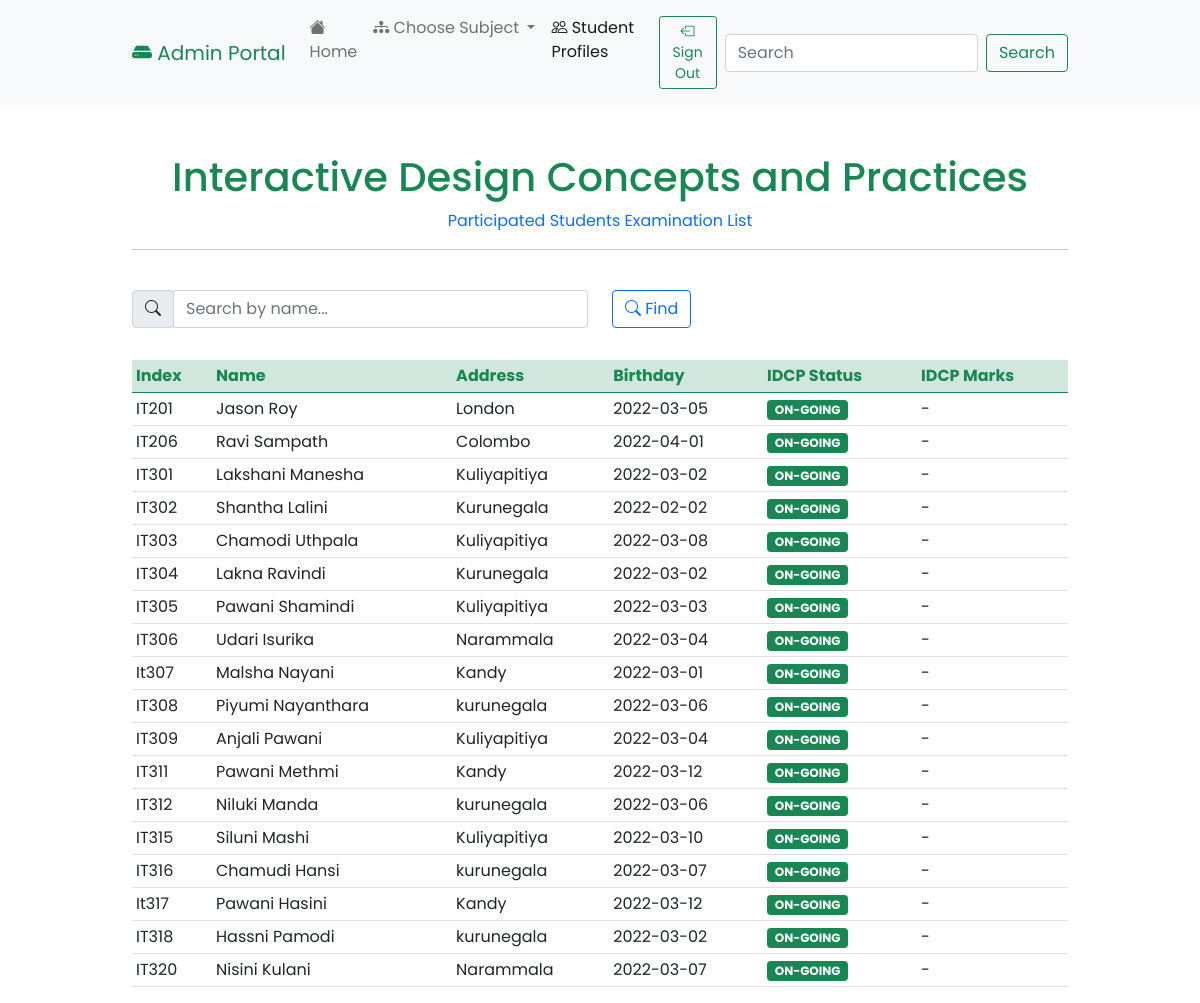
Page /list_idcp_on.php (signed in) on the committed database.
### tables this page shows
CREATE TABLE `students` (
  `index` varchar(255) NOT NULL,
  `name` varchar(255) NOT NULL,
  `address` varchar(255) NOT NULL,
  `birthday` varchar(255) NOT NULL,
  `oop` varchar(255) NOT NULL,
  `oopmarks` varchar(255) NOT NULL,
  `wad` varchar(255) NOT NULL,
  `wadmarks` varchar(255) NOT NULL,
  `idcp` varchar(255) NOT NULL,
  `idcpmarks` varchar(255) NOT NULL
);

### list_idcp_on.php (the view, shortened to what this page needs)
<!doctype html>
<html lang="en">
<head>
    <link href="https://cdn.jsdelivr.net/npm/bootstrap@5.0.2/dist/css/bootstrap.min.css" rel="stylesheet">
    <link rel="stylesheet" href="https://cdn.jsdelivr.net/npm/bootstrap-icons@1.8.1/font/bootstrap-icons.css">
    <link rel="stylesheet" href="styles/main.css">
</head>
<body>
    <nav class="navbar navbar-expand-lg navbar-light bg-light">
        <div class="container-fluid">
            <a class="navbar-brand text-success" href="admin_portal_home.php"><i class="bi bi-hdd-fill"></i> Admin Portal</a>
            <div class="collapse navbar-collapse" id="navbarSupportedContent">
                <ul class="navbar-nav me-auto mb-2 mb-lg-0">
                    <li class="nav-item">
                        <a class="nav-link" aria-current="page" href="admin_portal_home.php"><i class="bi bi-house-fill"></i> Home</a>
                    </li>
                    <li class="nav-item dropdown">
                        <a class="nav-link dropdown-toggle" href="#" id="navbarDropdown" role="button" data-bs-toggle="dropdown" aria-expanded="false">
                            <i class="bi bi-diagram-3-fill"></i> Choose Subject
                        </a>
                    </li>
                    <li class="nav-item">
                        <a class="nav-link active" href="student_db.php"><i class="bi bi-people"></i> Student Profiles</a>
                    </li>
                    <li class="nav-item">
                        <a class="nav-link" aria-current="page" href="database/sign_out_admin.php"><button type="button" class="btn btn-outline-success btn-sm"><i class="bi bi-box-arrow-left"></i> Sign Out</button></a>
                    </li>
                </ul>
                <form class="d-flex">
                    <input class="form-control me-2" type="search" placeholder="Search" aria-label="Search" onkeyup="myFunction1()" id="myInput1">
                    <button class="btn btn-outline-success" type="submit">Search</button>
                </form>
            </div>
        </div>
    </nav>
    <br>
    <br>
    <center>
        <h1 class="log-head text-success">Interactive Design Concepts and Practices</h1>
        <h9 class="sub-head text-primary">Participated Students Examination List</h9>
        <br>
        <div class="container-fluid">
            <hr>
        </div>
    </center>
    <br>
    <div class="container-fluid">
        <div class="search">
            <form>
                <div class="row">
                    <div class="col">
                        <div class="input-group">
                            <div class="input-group-prepend">
                                <div class="input-group-text"><i class="bi bi-search"></i></div>
                            </div>
                            <input type="text" class="form-control" onkeyup="myFunction()" id="myInput" placeholder="Search by name...">
                        </div>
                    </div>
                    <div class="col">
                        <button type="button" class="btn btn-outline-primary mb-2"><i class="bi bi-search"></i> Find</button>
                    </div>
                </div>
            </form>
            <br>
        </div>
        <table class="table table-hover table-sm" id="myTable">
            <thead class="table-success">
                <tr>
                    <th class="tblhead" scope="col">Index</th>
                    <th class="tblhead" scope="col">Name</th>
                    <th class="tblhead" scope="col">Address</th>
                    <th class="tblhead" scope="col">Birthday</th>
                    <th class="tblhead" scope="col">IDCP Status</th>
                    <th class="tblhead" scope="col">IDCP Marks</th>
                </tr>
            </thead>
            <tbody>
            <?php
                include 'database/db_connect.php';
                $sql = "SELECT `index`, `name`, `address`, `birthday`, `oop`, `oopmarks`, `wad`, `wadmarks`, `idcp`, `idcpmarks` from `students` where `idcp` = 'On-Going'";
                $result = $conn->query($sql);
                if ($result->num_rows > 0) {
                    if (!$conn) {
                        die('Database is not connected!');
                    } else {
                        while ($row = $result->fetch_assoc()) {
                            $idcp = $row["idcp"];
                            if ($idcp == "Participated") {
                                $idcpvar = "bg-danger";
                            } else if ($idcp== "On-Going") {
                                $idcpvar = "bg-success";
                            }
                            echo
                            "<tr><td>" . $row["index"] .
                            "</td><td>" . $row["name"] .
                            "</td><td>" . $row["address"] .
                            "</td><td>" . $row["birthday"] .
                            "</td><td><span class='badge $idcpvar text-uppercase'>" . $row["idcp"] .
                            "</span></td><td>" . $row["idcpmarks"] .
                            "</td></tr>";
                        }
                    }
                    echo "</tbody>";
                    echo "</table>";
                } else {
                    echo "No records in database";
                }
            ?>
    </div>
</body>
</html>

### styles/main.css (style rules this page uses)
* { font-family: 'Poppins', sans-serif; }
.container-fluid { max-width: 80%; }
.navbar-brand { color: #198754; }
.active { color: #0d6efd; }
.tblhead { color: #198754; }

### rows in the picture
students: index "IT201", name "Jason Roy", address "London", birthday "2022-03-05", idcp "ON-GOING", idcpmarks "-"
students: index "IT206", name "Ravi Sampath", address "Colombo", birthday "2022-04-01", idcp "ON-GOING", idcpmarks "-"
students: index "IT301", name "Lakshani Manesha", address "Kuliyapitiya", birthday "2022-03-02", idcp "ON-GOING", idcpmarks "-"
students: index "IT302", name "Shantha Lalini", address "Kurunegala", birthday "2022-02-02", idcp "ON-GOING", idcpmarks "-"
students: index "IT303", name "Chamodi Uthpala", address "Kuliyapitiya", birthday "2022-03-08", idcp "ON-GOING", idcpmarks "-"
students: index "IT304", name "Lakna Ravindi", address "Kurunegala", birthday "2022-03-02", idcp "ON-GOING", idcpmarks "-"
students: index "IT305", name "Pawani Shamindi", address "Kuliyapitiya", birthday "2022-03-03", idcp "ON-GOING", idcpmarks "-"
students: index "IT306", name "Udari Isurika", address "Narammala", birthday "2022-03-04", idcp "ON-GOING", idcpmarks "-"
students: index "It307", name "Malsha Nayani", address "Kandy", birthday "2022-03-01", idcp "ON-GOING", idcpmarks "-"
students: index "IT308", name "Piyumi Nayanthara", address "kurunegala", birthday "2022-03-06", idcp "ON-GOING", idcpmarks "-"
students: index "IT309", name "Anjali Pawani", address "Kuliyapitiya", birthday "2022-03-04", idcp "ON-GOING", idcpmarks "-"
students: index "IT311", name "Pawani Methmi", address "Kandy", birthday "2022-03-12", idcp "ON-GOING", idcpmarks "-"
students: index "IT312", name "Niluki Manda", address "kurunegala", birthday "2022-03-06", idcp "ON-GOING", idcpmarks "-"
students: index "IT315", name "Siluni Mashi", address "Kuliyapitiya", birthday "2022-03-10", idcp "ON-GOING", idcpmarks "-"
students: index "IT316", name "Chamudi Hansi", address "kurunegala", birthday "2022-03-07", idcp "ON-GOING", idcpmarks "-"
students: index "It317", name "Pawani Hasini", address "Kandy", birthday "2022-03-12", idcp "ON-GOING", idcpmarks "-"
students: index "IT318", name "Hassni Pamodi", address "kurunegala", birthday "2022-03-02", idcp "ON-GOING", idcpmarks "-"
students: index "IT320", name "Nisini Kulani", address "Narammala", birthday "2022-03-07", idcp "ON-GOING", idcpmarks "-"
